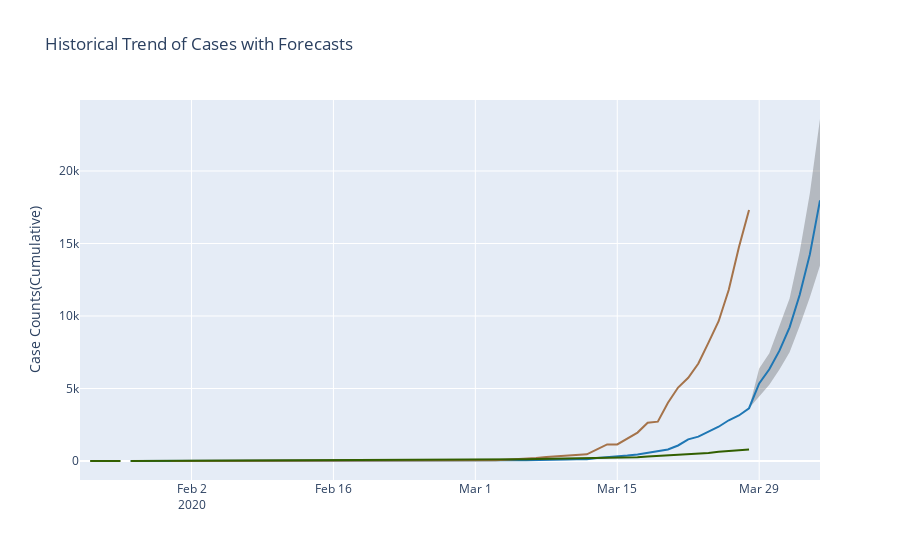

Here is the notebook cell this chart was saved with:
### Code cell
plot_time_series_forecasts(historical_data_forecasts, country_flag=True)
